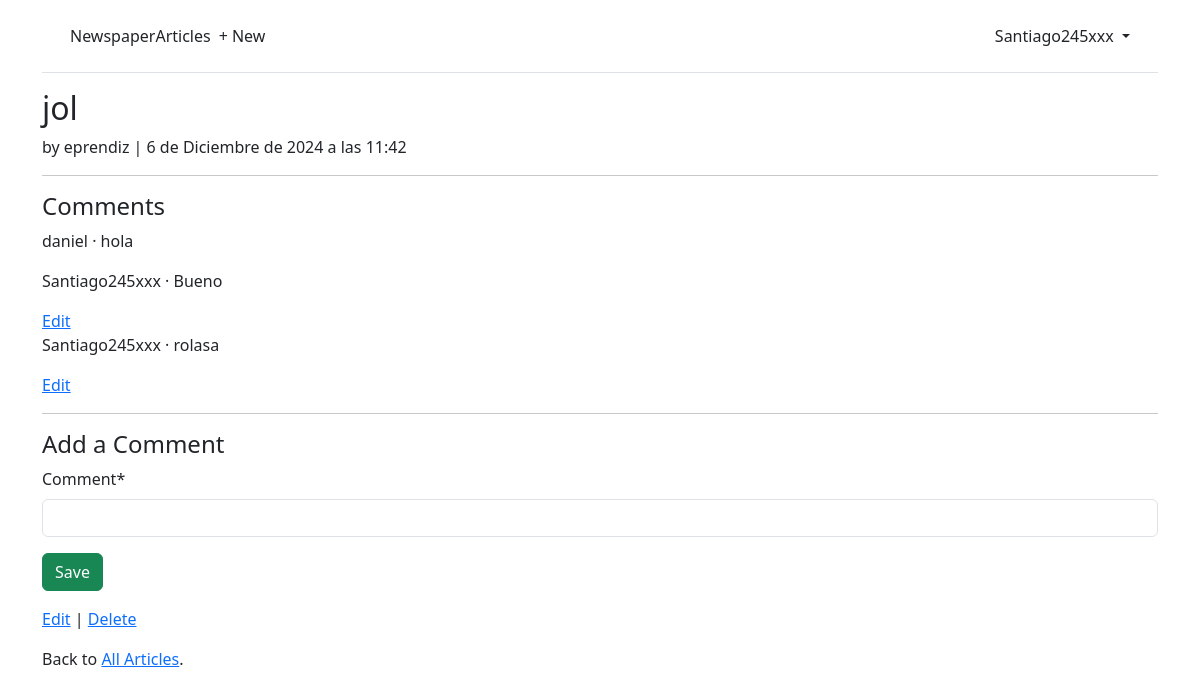
/articles/10/ (signed in), run on the app's committed database.
### accounts/models.py (models this page shows)
class CustomUser(AbstractUser):
    age = models.PositiveIntegerField(null=True, blank=True)

### articles/models.py (models this page shows, shortened)
class Article(models.Model):
    title = models.CharField(max_length=255)
    body = models.TextField()
    date = models.DateTimeField(auto_now_add=True)
    author = models.ForeignKey(
        settings.AUTH_USER_MODEL,
        on_delete=models.CASCADE,
    )
    image = models.ImageField(upload_to='article_images/', blank=True, null=True)

class Comment(models.Model):
    article = models.ForeignKey(Article, on_delete=models.CASCADE,)
    comment = models.CharField(max_length=140)
    author = models.ForeignKey(settings.AUTH_USER_MODEL, on_delete=models.CASCADE,)
    def __str__(self):
        return self.comment

### articles/views.py (the view, shortened to what this page needs)
class ArticleDetailView(LoginRequiredMixin,View):
    def get(self,request,*args, **kwargs):
        view = CommentGet.as_view()
        return view(request,*args, **kwargs)

### articles/forms.py
class CommentForm(forms.ModelForm):
    class Meta:
        model = Comment
        fields = ("comment",)

### articles/views.py (called while the page is built)
    def get_context_data(self, **kwargs):
        context= super().get_context_data(**kwargs)
        context['form'] = CommentForm()
        return context

### templates/article_detail.html (shortened to what this page needs)
{% extends "base.html" %}
{% load crispy_forms_tags %}
{% block content %}
    <div class="article-entry">
        <h2>{{ object.title }}</h2>
        <p>by {{ object.author }} | {{ object.date }}</p>
    </div>
    <hr>
    <h4>Comments</h4>
    {% for comment in article.comment_set.all %}
        <p>{{ comment.author }} &middot; {{ comment }}</p>
        {% if comment.author == request.user %}
            <a href="{% url 'comment_edit' comment.pk %}">Edit</a>
        {% endif %}
    {% endfor %}
    <hr>
    <h4>Add a Comment</h4>
    <form action="" method="post">
        {{ form|crispy }}
        <button class="btn btn-success ml-2" type="submit">Save</button>
    <form>
        <p class="mt-3">
            <a href="{% url 'article_edit' article.pk %}">Edit</a> |
            <a href="{% url 'article_delete' article.pk %}">Delete</a>
        </p>
    <p>Back to <a href="{% url 'article_list' %}">All Articles</a>.</p>
{% endblock content %}

### templates/base.html (shortened to what this page needs)
<!DOCTYPE html>
{% load static %}
<html lang="en">
    <head>
        {% load bootstrap5 %}
        {% bootstrap_css %}
    </head>
    <body>
        <div class="container">
            <header class="p-3 mb-3 border-bottom">
                <div class="container">
                    <div class="d-flex flex-wrap align-items-center justify-content-center justify-content-lg-start">
                        <a class="navbar-brand" href="{% url 'home' %}">Newspaper</a>
                        <a class="navbar-brand" href="{% url 'article_list' %}">Articles</a>
                        <ul class="nav col-12 col-lg-auto me-lg-auto mb-2 justify-content-center mb-md-0">
                        {% if user.is_authenticated %}
                            <li><a href="{% url 'article_new' %}" class="nav-link px-2 link-dark">
                                + New</a></li>
                            </ul>
                            <div class="dropdown text-end">
                                <a href="#" class="d-block link-dark text-decoration-none dropdown-toggle" id="dropdownUser1" data-bs-toggle="dropdown" aria-expanded="false">
                                    {{ user.username }}
                                </a>
                            </div>
                        {% else %}
                        </ul>
                            <div class="text-end">
                                <a href="{% url 'login' %}" class="btn btn-outline-primary me-2">Log In</a>
                                <a href="{% url 'signup' %}" class="btn btn-primary">Sign Up</a>
                            </div>
                        {% endif %}
                    </div>
                </div>
            </header>
        <main>
            {% block content %}
            {% endblock content %}
        </main>
    </body>
</html>

### data on the page
CustomUser: username "Santiago245xxx"
Article: title "jol", author "eprendiz", date "6 de Diciembre de 2024 a las 11:42"
Comment: author "daniel", comment "hola"
Comment: author "Santiago245xxx", comment "Bueno", shows "Edit"
Comment: author "Santiago245xxx", comment "rolasa", shows "Edit"
